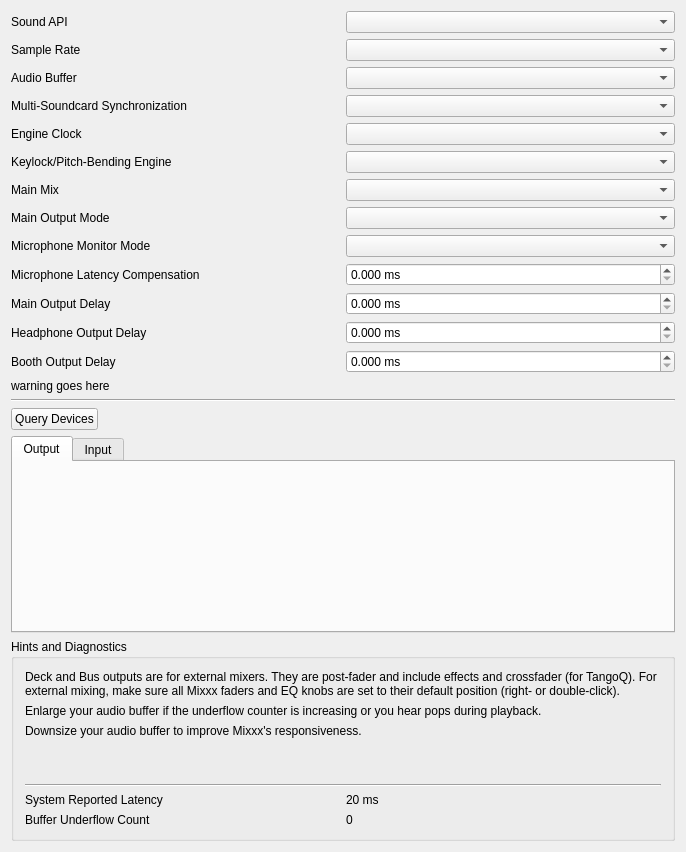
<?xml version="1.0" encoding="UTF-8"?>
<ui version="4.0">
 <class>DlgPrefSoundDlg</class>
 <widget class="QWidget" name="DlgPrefSoundDlg">
  <property name="geometry">
   <rect>
    <x>0</x>
    <y>0</y>
    <width>686</width>
    <height>852</height>
   </rect>
  </property>
  <property name="windowTitle">
   <string>Sound Hardware Preferences</string>
  </property>
  <layout class="QVBoxLayout" name="verticalLayout_2">
   <item>
    <layout class="QGridLayout" name="gridLayout">
     <item row="0" column="0">
      <widget class="QLabel" name="apiLabel">
       <property name="text">
        <string>Sound API</string>
       </property>
       <property name="openExternalLinks">
        <bool>true</bool>
       </property>
       <property name="buddy">
        <cstring>apiComboBox</cstring>
       </property>
      </widget>
     </item>
     <item row="0" column="1">
      <widget class="QComboBox" name="apiComboBox"/>
     </item>
     <item row="1" column="0">
      <widget class="QLabel" name="sampleRateLabel">
       <property name="text">
        <string>Sample Rate</string>
       </property>
       <property name="buddy">
        <cstring>sampleRateComboBox</cstring>
       </property>
      </widget>
     </item>
     <item row="1" column="1">
      <widget class="QComboBox" name="sampleRateComboBox"/>
     </item>
     <item row="2" column="0">
      <widget class="QLabel" name="audioBufferLabel">
       <property name="text">
        <string>Audio Buffer</string>
       </property>
       <property name="buddy">
        <cstring>audioBufferComboBox</cstring>
       </property>
      </widget>
     </item>
     <item row="2" column="1">
      <widget class="QComboBox" name="audioBufferComboBox"/>
     </item>
     <item row="3" column="0">
      <widget class="QLabel" name="deviceSyncLabel">
       <property name="text">
        <string>Multi-Soundcard Synchronization</string>
       </property>
      </widget>
     </item>
     <item row="3" column="1">
      <widget class="QComboBox" name="deviceSyncComboBox"/>
     </item>
     <item row="4" column="0">
      <widget class="QLabel" name="engineClockLabel">
       <property name="text">
        <string>Engine Clock</string>
       </property>
      </widget>
     </item>
     <item row="4" column="1">
      <widget class="QComboBox" name="engineClockComboBox">
       <property name="toolTip">
        <string>Use soundcard clock for live audience setups and lowest latency.&lt;br&gt;Use network clock for broadcasting without a live audience.</string>
       </property>
      </widget>
     </item>
     <item row="5" column="0">
      <widget class="QLabel" name="keylockLabel">
       <property name="text">
        <string>Keylock/Pitch-Bending Engine</string>
       </property>
       <property name="buddy">
        <cstring>keylockComboBox</cstring>
       </property>
      </widget>
     </item>
     <item row="5" column="1">
      <widget class="QComboBox" name="keylockComboBox"/>
     </item>
     <item row="6" column="0">
      <widget class="QLabel" name="masteMixLabel">
       <property name="text">
        <string>Main Mix</string>
       </property>
      </widget>
     </item>
     <item row="6" column="1">
      <widget class="QComboBox" name="mainMixComboBox"/>
     </item>
     <item row="7" column="1">
      <widget class="QComboBox" name="mainOutputModeComboBox"/>
     </item>
     <item row="7" column="0">
      <widget class="QLabel" name="mainMonoLabel">
       <property name="text">
        <string>Main Output Mode</string>
       </property>
      </widget>
     </item>
     <item row="8" column="1">
      <widget class="QComboBox" name="micMonitorModeComboBox"/>
     </item>
     <item row="8" column="0">
      <widget class="QLabel" name="micMonitorModeLabel">
       <property name="text">
        <string>Microphone Monitor Mode</string>
       </property>
       <property name="openExternalLinks">
        <bool>true</bool>
       </property>
      </widget>
     </item>
     <item row="9" column="0">
      <widget class="QLabel" name="latencyCompensationLabel">
       <property name="text">
        <string>Microphone Latency Compensation</string>
       </property>
       <property name="openExternalLinks">
        <bool>true</bool>
       </property>
      </widget>
     </item>
     <item row="9" column="1">
      <widget class="QDoubleSpinBox" name="latencyCompensationSpinBox">
       <property name="suffix">
        <string> ms</string>
       </property>
       <property name="decimals">
        <number>3</number>
       </property>
       <property name="maximum">
        <double>500.000000000000000</double>
       </property>
       <property name="singleStep">
        <double>0.100000000000000</double>
       </property>
      </widget>
     </item>
     <item row="11" column="0">
      <widget class="QLabel" name="mainDelayLabel">
       <property name="text">
        <string>Main Output Delay</string>
       </property>
      </widget>
     </item>
     <item row="11" column="1">
      <widget class="QDoubleSpinBox" name="mainDelaySpinBox">
       <property name="suffix">
        <string extracomment="milliseconds"> ms</string>
       </property>
       <property name="decimals">
        <number>3</number>
       </property>
       <property name="maximum">
        <double>500.000000000000000</double>
       </property>
       <property name="singleStep">
        <double>0.100000000000000</double>
       </property>
      </widget>
     </item>
     <item row="12" column="0">
      <widget class="QLabel" name="headDelayLabel">
       <property name="text">
        <string>Headphone Output Delay</string>
       </property>
      </widget>
     </item>
     <item row="12" column="1">
      <widget class="QDoubleSpinBox" name="headDelaySpinBox">
       <property name="suffix">
        <string extracomment="milliseconds"> ms</string>
       </property>
       <property name="decimals">
        <number>3</number>
       </property>
       <property name="maximum">
        <double>500.000000000000000</double>
       </property>
       <property name="singleStep">
        <double>0.100000000000000</double>
       </property>
      </widget>
     </item>
     <item row="13" column="0">
      <widget class="QLabel" name="boothDelayLabel">
       <property name="text">
        <string>Booth Output Delay</string>
       </property>
      </widget>
     </item>
     <item row="13" column="1">
      <widget class="QDoubleSpinBox" name="boothDelaySpinBox">
       <property name="suffix">
        <string extracomment="milliseconds"> ms</string>
       </property>
       <property name="decimals">
        <number>3</number>
       </property>
       <property name="maximum">
        <double>500.000000000000000</double>
       </property>
       <property name="singleStep">
        <double>0.100000000000000</double>
       </property>
      </widget>
     </item>
     <item row="14" column="0" colspan="2">
      <widget class="QLabel" name="latencyCompensationWarningLabel">
       <property name="text">
        <string notr="true">warning goes here</string>
       </property>
      </widget>
     </item>
    </layout>
   </item>
   <item>
    <widget class="Line" name="line_2">
     <property name="orientation">
      <enum>Qt::Horizontal</enum>
     </property>
    </widget>
   </item>
   <item>
    <layout class="QHBoxLayout" name="buttonsHLayout">
     <item>
      <widget class="QPushButton" name="queryButton">
       <property name="text">
        <string>Query Devices</string>
       </property>
      </widget>
     </item>
     <item>
      <spacer name="buttonsHSpacer">
       <property name="orientation">
        <enum>Qt::Horizontal</enum>
       </property>
       <property name="sizeHint" stdset="0">
        <size>
         <width>40</width>
         <height>20</height>
        </size>
       </property>
      </spacer>
     </item>
    </layout>
   </item>
   <item>
    <widget class="QTabWidget" name="ioTabs">
     <property name="sizePolicy">
      <sizepolicy hsizetype="MinimumExpanding" vsizetype="Expanding">
       <horstretch>0</horstretch>
       <verstretch>0</verstretch>
      </sizepolicy>
     </property>
     <property name="currentIndex">
      <number>0</number>
     </property>
     <widget class="QWidget" name="outputTab">
      <attribute name="title">
       <string>Output</string>
      </attribute>
      <layout class="QVBoxLayout" name="outputVLayout">
       <item>
        <spacer name="outputVSpacer">
         <property name="orientation">
          <enum>Qt::Vertical</enum>
         </property>
         <property name="sizeType">
          <enum>QSizePolicy::MinimumExpanding</enum>
         </property>
         <property name="sizeHint" stdset="0">
          <size>
           <width>20</width>
           <height>1</height>
          </size>
         </property>
        </spacer>
       </item>
      </layout>
     </widget>
     <widget class="QWidget" name="inputTab">
      <attribute name="title">
       <string>Input</string>
      </attribute>
      <layout class="QVBoxLayout" name="inputVLayout">
       <item>
        <spacer name="inputVSpacer">
         <property name="orientation">
          <enum>Qt::Vertical</enum>
         </property>
         <property name="sizeType">
          <enum>QSizePolicy::MinimumExpanding</enum>
         </property>
         <property name="sizeHint" stdset="0">
          <size>
           <width>20</width>
           <height>1</height>
          </size>
         </property>
        </spacer>
       </item>
      </layout>
     </widget>
    </widget>
   </item>
   <item>
    <widget class="QGroupBox" name="Hints">
     <property name="title">
      <string>Hints and Diagnostics</string>
     </property>
     <layout class="QGridLayout" name="gridLayout_6">
      <item row="0" column="0" colspan="2">
       <widget class="QLabel" name="deckBusHint">
        <property name="text">
         <string>Deck and Bus outputs are for external mixers. They are post-fader and include effects and crossfader (for TangoQ). For external mixing, make sure all Mixxx faders and EQ knobs are set to their default position (right- or double-click). </string>
        </property>
        <property name="wordWrap">
         <bool>true</bool>
        </property>
        <property name="openExternalLinks">
         <bool>true</bool>
        </property>
       </widget>
      </item>
      <item row="1" column="0" colspan="2">
       <widget class="QLabel" name="underflowCounterHint">
        <property name="text">
         <string>Enlarge your audio buffer if the underflow counter is increasing or you hear pops during playback.</string>
        </property>
        <property name="wordWrap">
         <bool>true</bool>
        </property>
       </widget>
      </item>
      <item row="2" column="0" colspan="2">
       <widget class="QLabel" name="audioBufferHint">
        <property name="text">
         <string>Downsize your audio buffer to improve Mixxx's responsiveness.</string>
        </property>
        <property name="wordWrap">
         <bool>true</bool>
        </property>
       </widget>
      </item>
      <item row="3" column="0" colspan="2">
       <widget class="QLabel" name="realtimeHint">
        <property name="wordWrap">
         <bool>true</bool>
        </property>
        <property name="openExternalLinks">
         <bool>true</bool>
        </property>
       </widget>
      </item>
      <item row="4" column="0" colspan="2">
       <widget class="QLabel" name="hardwareGuide">
        <property name="wordWrap">
         <bool>true</bool>
        </property>
        <property name="openExternalLinks">
         <bool>true</bool>
        </property>
       </widget>
      </item>
      <item row="5" column="0" colspan="2">
       <widget class="Line" name="line">
        <property name="orientation">
         <enum>Qt::Horizontal</enum>
        </property>
       </widget>
      </item>
      <item row="6" column="0">
       <widget class="QLabel" name="latencyLabel">
        <property name="text">
         <string>System Reported Latency</string>
        </property>
        <property name="buddy">
         <cstring>audioBufferComboBox</cstring>
        </property>
       </widget>
      </item>
      <item row="6" column="1">
       <widget class="QLabel" name="currentLatency">
        <property name="text">
         <string>20 ms</string>
        </property>
       </widget>
      </item>
      <item row="7" column="0">
       <widget class="QLabel" name="underflowLabel">
        <property name="text">
         <string>Buffer Underflow Count</string>
        </property>
        <property name="buddy">
         <cstring>audioBufferComboBox</cstring>
        </property>
       </widget>
      </item>
      <item row="7" column="1">
       <widget class="QLabel" name="bufferUnderflowCount">
        <property name="text">
         <string>0</string>
        </property>
       </widget>
      </item>
     </layout>
    </widget>
   </item>
  </layout>
 </widget>
 <layoutdefault spacing="6" margin="11"/>
 <tabstops>
  <tabstop>apiComboBox</tabstop>
  <tabstop>sampleRateComboBox</tabstop>
  <tabstop>audioBufferComboBox</tabstop>
  <tabstop>deviceSyncComboBox</tabstop>
  <tabstop>engineClockComboBox</tabstop>
  <tabstop>keylockComboBox</tabstop>
  <tabstop>mainMixComboBox</tabstop>
  <tabstop>mainOutputModeComboBox</tabstop>
  <tabstop>micMonitorModeComboBox</tabstop>
  <tabstop>latencyCompensationSpinBox</tabstop>
  <tabstop>mainDelaySpinBox</tabstop>
  <tabstop>headDelaySpinBox</tabstop>
  <tabstop>boothDelaySpinBox</tabstop>
  <tabstop>queryButton</tabstop>
  <tabstop>ioTabs</tabstop>
 </tabstops>
 <resources/>
 <connections/>
</ui>
